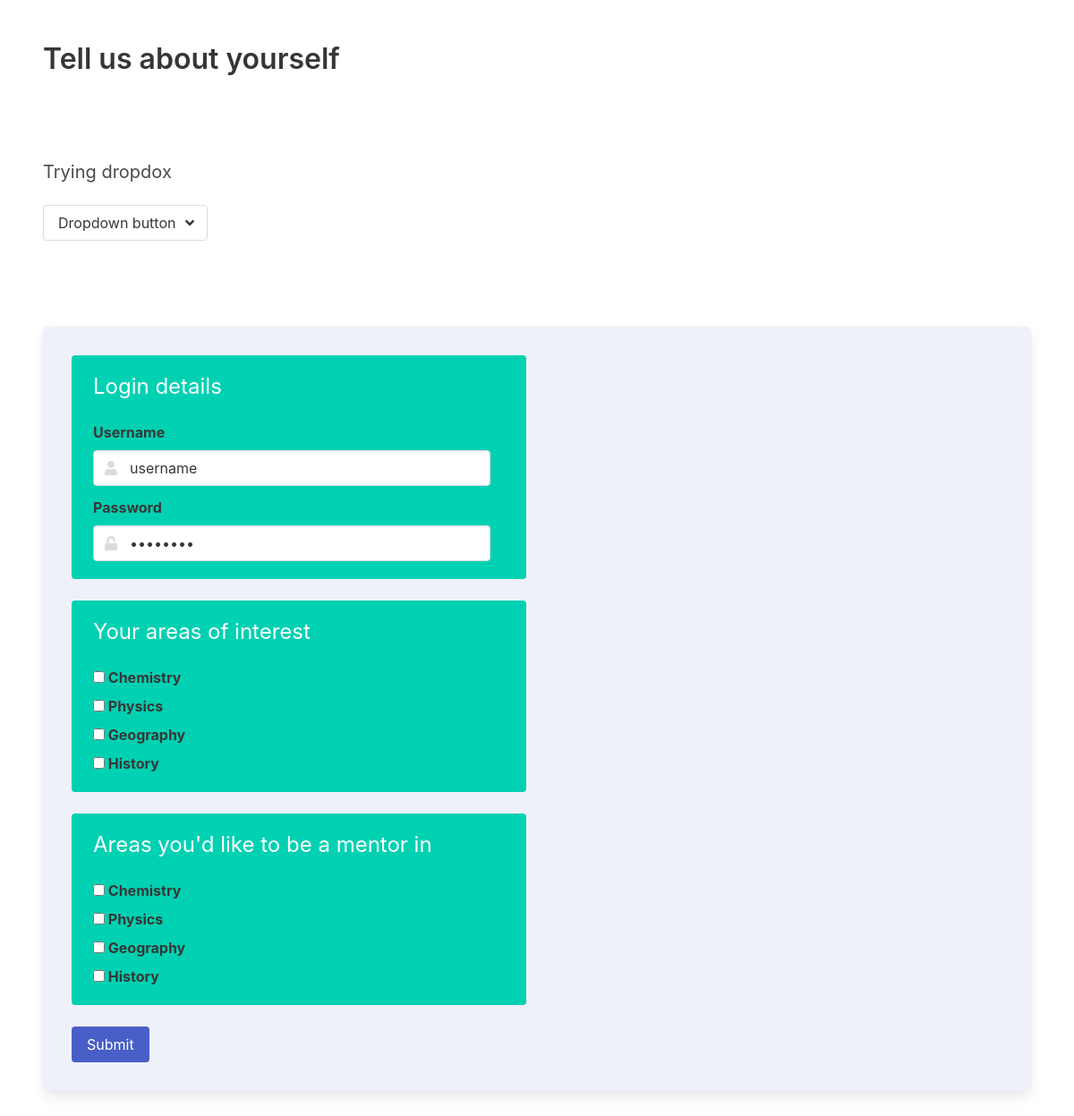
Screenshot of /polls/userprofile with the database file from the repository.
### polls/models.py (models this page shows, shortened)
class Subject(models.Model):
    name = models.CharField(max_length=100, primary_key=True)

### polls/views.py (the view)
# urls.py: path('userprofile', views.load_userprofile, name='userprofile'),
def load_userprofile(request):
    interests = Subject.objects.all()
    return render(request, 'polls/user.html', {'interests': interests})

### polls/templates/polls/user.html (shortened to what this page needs)
<!DOCTYPE html>
<html lang="en">
<head>
    <link rel="stylesheet" href="https://cdn.jsdelivr.net/npm/bulma@0.9.3/css/bulma.min.css">
</head>
<body>
    <section class="section">
        <h1 class="title">Tell us about yourself</h1>
    </section>
    <section class="section">
        <h1 class="subtitle">Trying dropdox</h1>
        <div class="dropdown is-hoverable">
            <div class="dropdown-trigger">
              <button class="button" aria-haspopup="true" aria-controls="dropdown-menu">
                <span>Dropdown button</span>
                <span class="icon is-small">
                  <i class="fas fa-angle-down" aria-hidden="true"></i>
                </span>
              </button>
            </div>
          </div>
    </section>
    <section class="section">
        <form class="box has has-background-link-light" action="{% url 'polls:createprofile' %}" method="post">
                <div class="column is-half">
                    <div class="notification is-primary">
                        <h2 class="subtitle is-size-4">Login details</h2>
                        <div class="field">
                            <label class="label">Username</label>
                            <div class="control has-icons-left">
                              <input class="input" type="text" placeholder="yeah" name="username" value="username">
                              <span class="icon is-small is-left">
                              </span>
                            </div>
                        </div>
                        <div class="field">
                            <label class="label">Password</label>
                            <div class="control has-icons-left">
                              <input class="input" type="password" name="password" placeholder="Text input" value="password">
                              <span class="icon is-small is-left">
                              </span>
                            </div>
                        </div>
                    </div>
                </div>
                <div class="column is-half">
                    <div class="notification is-primary">
                        <h2 class="subtitle is-size-4">Your areas of interest</h2>
                        <div class="field">
                            <div class="control">
                                {% for i in interests %}
                                    <label class="label">
                                        <input class="checkbox" type="checkbox" name="my_interests" id="id{{i.name}}" value="{{i.name}}">
                                        {{i.name}}
                                    </label>
                                {% endfor %}
                            </div>
                        </div>
                    </div>
                </div>
                <div class="column is-half">
                    <div class="notification is-primary">
                    <h2 class="subtitle is-size-4">Areas you'd like to be a mentor in</h2>
                    <div class="field">
                        <div class="control">
                            {% for i in interests %}
                                <label class="label">
                                    <input class="checkbox" type="checkbox" name="will_mentor" id="id{{i.name}}" value="{{i.name}}">
                                    {{i.name}}
                                </label>
                            {% endfor %}
                        </div>
                    </div>
                    </div>
                </div>
                <div class="column"><button class="button is-link is-centered">Submit</button></div>
        </form>
    </section>
</body>
</html>

### rows the page displays
Subject: name "Chemistry"
Subject: name "Physics"
Subject: name "Geography"
Subject: name "History"
